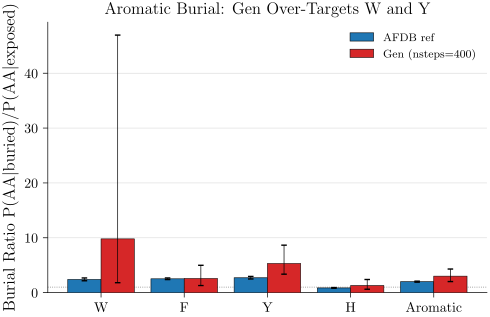

The Python source for this figure:
# P31_v2: Aromatic burial ratio — grouped bar (gen vs ref) for each aromatic, with bootstrap CIs.
# Visualizes: F8 (c) / E023 / E026
# Source: results/aromatic_burial_afdb/aromatic_frequencies.csv
import sys
from pathlib import Path
sys.path.insert(0, str(Path(__file__).parent.parent))
from plot_utils import figsize
import matplotlib.pyplot as plt
import numpy as np
import csv

CSV = Path("/home/ks2218/la-proteina/results/aromatic_burial_afdb/aromatic_frequencies.csv")
rows = list(csv.DictReader(CSV.open()))

residues = ["W", "F", "Y", "H", "Aromatic"]
def pick(set_, res):
    for r in rows:
        if r["set"] == set_ and r["residue"] == res:
            return float(r["ratio_bur_exp"]), float(r["ratio_bur_exp_lo"]), float(r["ratio_bur_exp_hi"])
    return np.nan, np.nan, np.nan

x = np.arange(len(residues))
w = 0.4
fig, ax = plt.subplots(figsize=figsize(0.9))
gen_vals = []; ref_vals = []
gen_err = [[], []]; ref_err = [[], []]
for res in residues:
    g, gl, gh = pick("gen", res)
    r, rl, rh = pick("ref", res)
    gen_vals.append(g); ref_vals.append(r)
    gen_err[0].append(g - gl); gen_err[1].append(gh - g)
    ref_err[0].append(r - rl); ref_err[1].append(rh - r)

ax.bar(x - w/2, ref_vals, width=w, color="#1f77b4", edgecolor="black", lw=0.4,
       yerr=ref_err, capsize=2, error_kw=dict(lw=0.5), label="AFDB ref", zorder=3)
ax.bar(x + w/2, gen_vals, width=w, color="#d62728", edgecolor="black", lw=0.4,
       yerr=gen_err, capsize=2, error_kw=dict(lw=0.5), label="Gen (nsteps=400)", zorder=3)

ax.axhline(1.0, color="#7f7f7f", lw=0.6, ls=":")
ax.set_xticks(x); ax.set_xticklabels(residues)
ax.set_ylabel(r"Burial Ratio P(AA$|$buried)/P(AA$|$exposed)")
ax.set_title("Aromatic Burial: Gen Over-Targets W and Y")
ax.legend(frameon=False, fontsize=8.5, loc="upper right")
ax.spines[["top", "right"]].set_visible(False)
ax.grid(True, lw=0.4, alpha=0.5, zorder=0, axis="y")

fig.savefig(Path(__file__).with_suffix(".pdf"))
